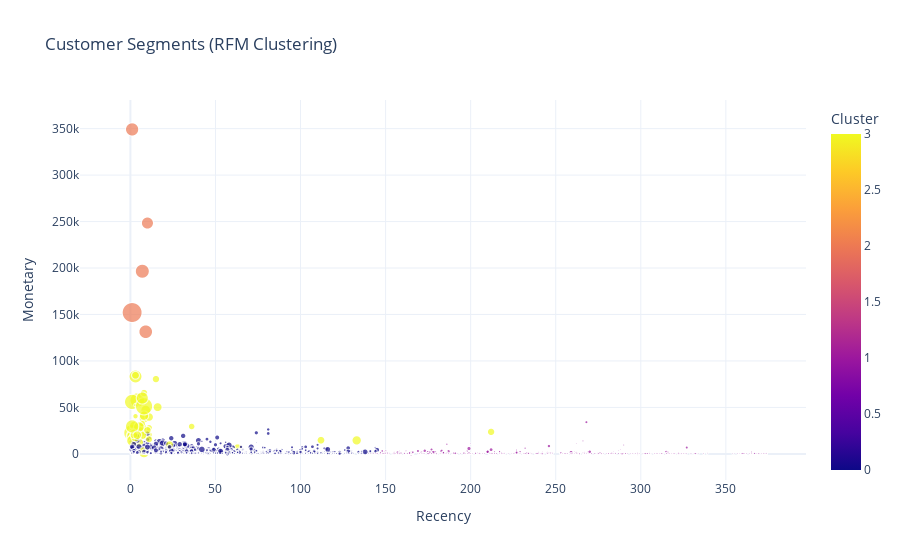

The cell this chart's notebook holds for it:
### Markdown cell above
VISUALISATIONS DES SEGMENTS

### Code cell
# Visualisation des segments clients en nuage de points interactif (RFM)
fig = px.scatter(
rfm,                        # DataFrame contenant les scores RFM et clusters
x='Recency',                # Axe X : récence (jours depuis dernier achat)
y='Monetary',               # Axe Y : valeur monétaire (montant total dépensé)
color='Cluster',            # Couleur des points selon le cluster attribué
size='Frequency',           # Taille des points proportionnelle à la fréquence d'achat
title='Customer Segments (RFM Clustering)'  # Titre du graphique
)
# Application du thème visuel épuré
fig.update_layout(template="plotly_white")

fig.write_image("../reports/figures/Customer_Segments.png")
# Affichage interactif du graphique
fig.show()

### Figure 1 — Plotly figure (JSON) as saved in the notebook; plotly's stock layout.template omitted (floating-point values rounded to 4 significant figures; data arrays with more than 128 entries replaced by an {"elided": "..."} marker saying what was removed)
{"data": [{"hovertemplate": "Recency=%{x}<br>Monetary=%{y}<br>Frequency=%{marker.size}<br>Cluster=%{marker.color}<extra></extra>", "legendgroup": "", "marker": {"color": {"elided": "4312 int values"}, "coloraxis": "coloraxis", "size": {"elided": "4312 int values"}, "sizemode": "area", "sizeref": 0.5125, "symbol": "circle"}, "mode": "markers", "name": "", "showlegend": false, "type": "scattergl", "x": {"elided": "4312 int values"}, "xaxis": "x", "y": {"elided": "4312 float values"}, "yaxis": "y"}], "layout": {"coloraxis": {"colorbar": {"title": {"text": "Cluster"}}, "colorscale": [[0, "#0d0887"], [0.1111, "#46039f"], [0.2222, "#7201a8"], [0.3333, "#9c179e"], [0.4444, "#bd3786"], [0.5556, "#d8576b"], [0.6667, "#ed7953"], [0.7778, "#fb9f3a"], [0.8889, "#fdca26"], [1, "#f0f921"]]}, "legend": {"itemsizing": "constant", "tracegroupgap": 0}, "title": {"text": "Customer Segments (RFM Clustering)"}, "xaxis": {"anchor": "y", "domain": [0, 1], "title": {"text": "Recency"}}, "yaxis": {"anchor": "x", "domain": [0, 1], "title": {"text": "Monetary"}}}}
